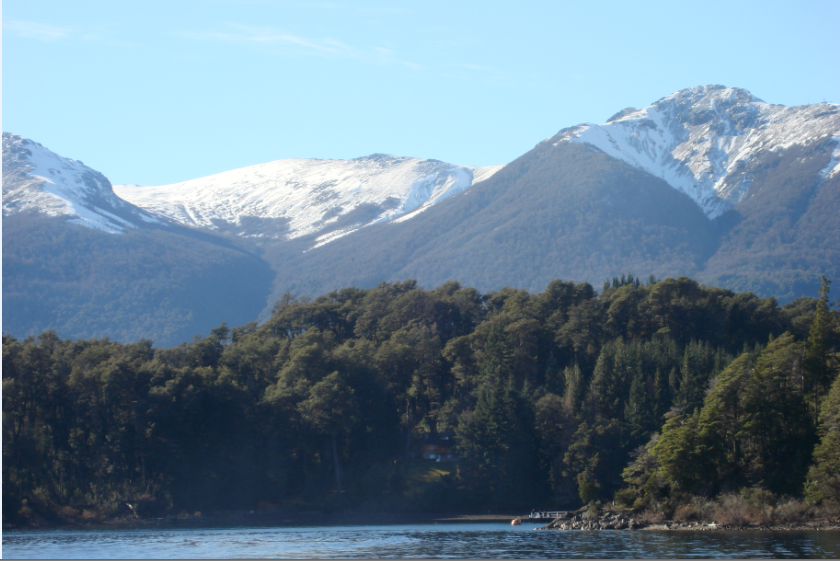
#> input picture testes/test2.jpg, 840 x 561 px
$ python test5.py
#> lines starting #> are read from the running program, lines starting #| are printed output that depends on the picture; after the words box and inside, x2 and y2 are one past the last pixel; in counts of white or black regions, pixels touching at a corner belong together
import numpy as np
import matplotlib.pyplot as plt

from skimage.segmentation import random_walker
from skimage.data import binary_blobs
from skimage.exposure import rescale_intensity
import skimage
from skimage import io, color

# Generate noisy synthetic data
# data = skimage.img_as_float(binary_blobs(length=128, seed=1))
image = io.imread('test2.jpg')
#> image is the input picture: shape (561, 840, 4); mean R, G, B, A 106.5, 130.2, 147.5, 255
image = color.rgb2gray(image)
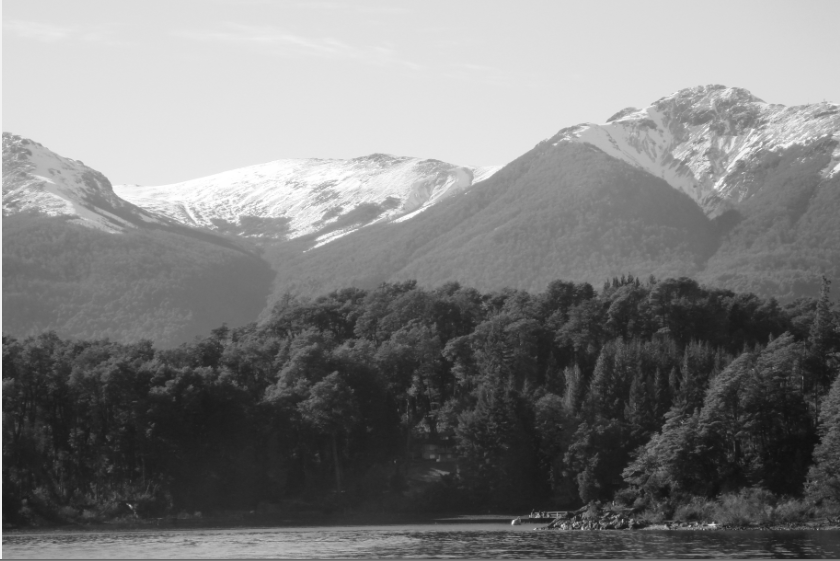
#> image: shape (561, 840) float64; min 0.0642, max 1, mean 0.496
data = image
sigma = 0.35
data += np.random.normal(loc=0, scale=sigma, size=data.shape)
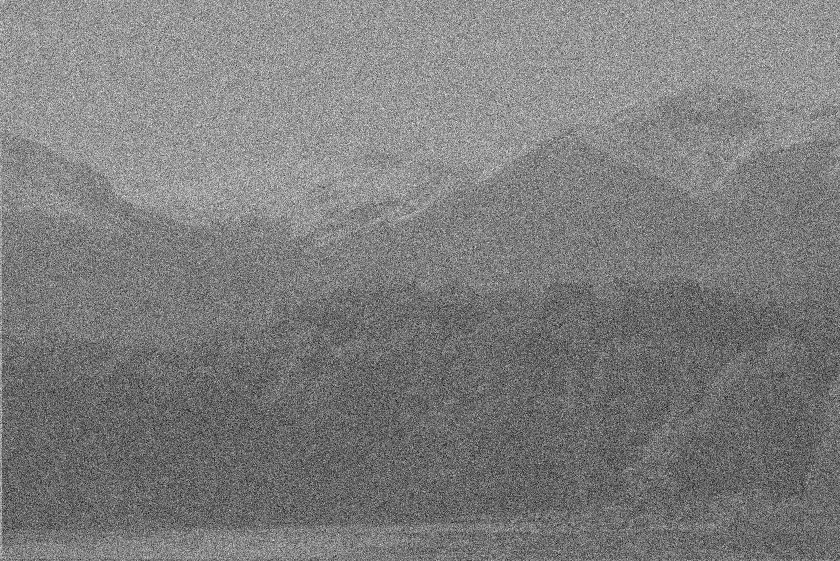
#> data: shape (561, 840) float64; min -1.34, max 2.4, mean 0.497; drawn with min black and max white
data = rescale_intensity(data, in_range=(-sigma, 1 + sigma),
                         out_range=(-1, 1))
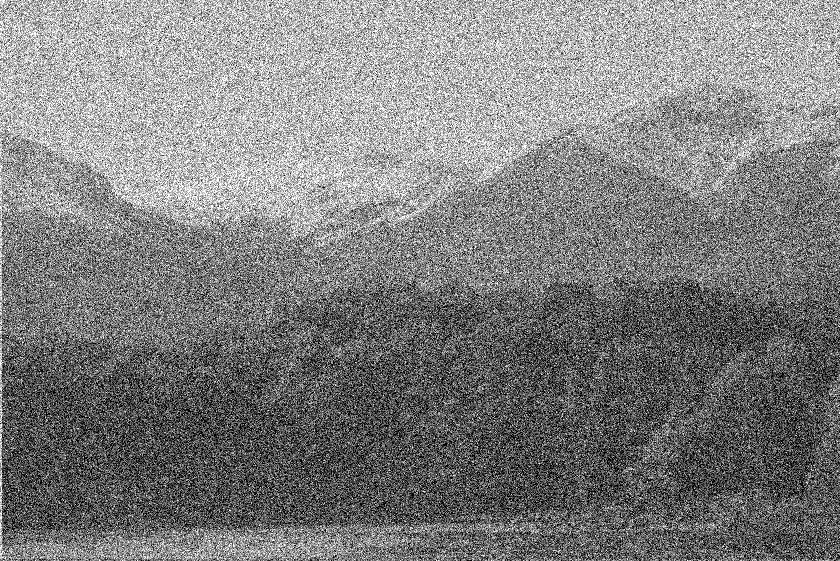
#> data: shape (561, 840) float64; min -1, max 1, mean -0.00455; drawn with min black and max white

# The range of the binary image spans over (-1, 1).
# We choose the hottest and the coldest pixels as markers.
markers = np.zeros(data.shape, dtype=np.uint)
markers[data < -0.95] = 1
markers[data > 0.95] = 2

# Run random walker algorithm
labels = random_walker(data, markers, beta=10, mode='bf')
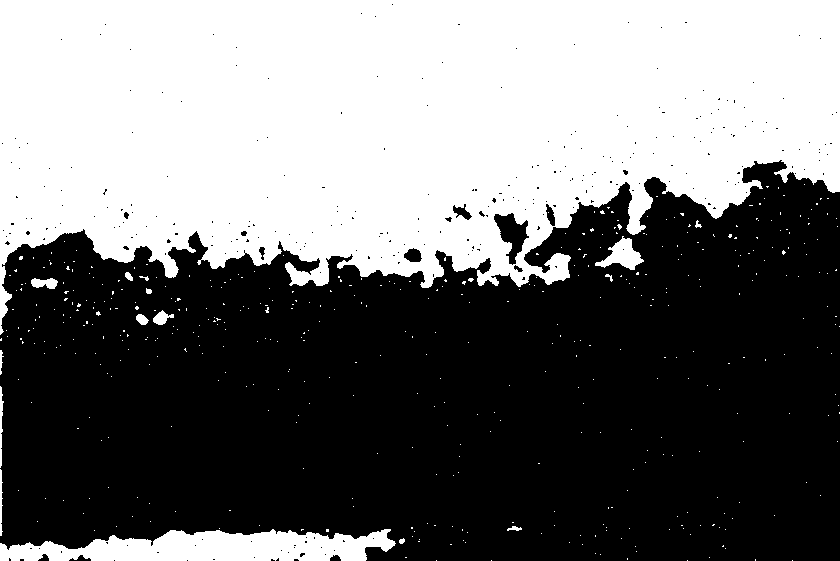
#> labels: shape (561, 840) uint64; values 1 (black) and 2 (white), 44.8% white; 470 white regions (454 under 20 px), largest, box (x1, y1, x2, y2) and area: (0, 0, 840, 335) 199608, (0, 529, 396, 561) 8815, (595, 236, 644, 270) 766

# Plot results
fig, (ax1, ax2, ax3) = plt.subplots(1, 3, figsize=(8, 3.2),
                                    sharex=True, sharey=True)
ax1.imshow(data, cmap='gray', interpolation='nearest')
ax1.axis('off')
ax1.set_adjustable('box-forced')
ax1.set_title('Noisy data')
ax2.imshow(markers, cmap='magma', interpolation='nearest')
ax2.axis('off')
ax2.set_adjustable('box-forced')
ax2.set_title('Markers')
ax3.imshow(labels, cmap='gray', interpolation='nearest')
ax3.axis('off')
ax3.set_adjustable('box-forced')
ax3.set_title('Segmentation')

fig.tight_layout()
plt.show()
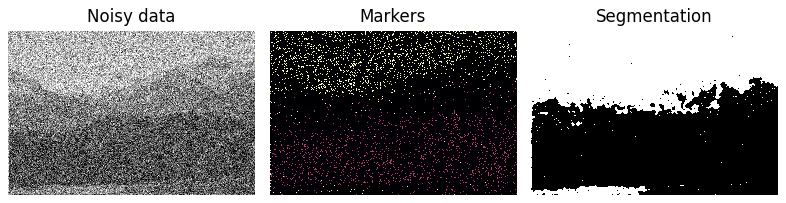
#> figure drawn by matplotlib, 3 panels
